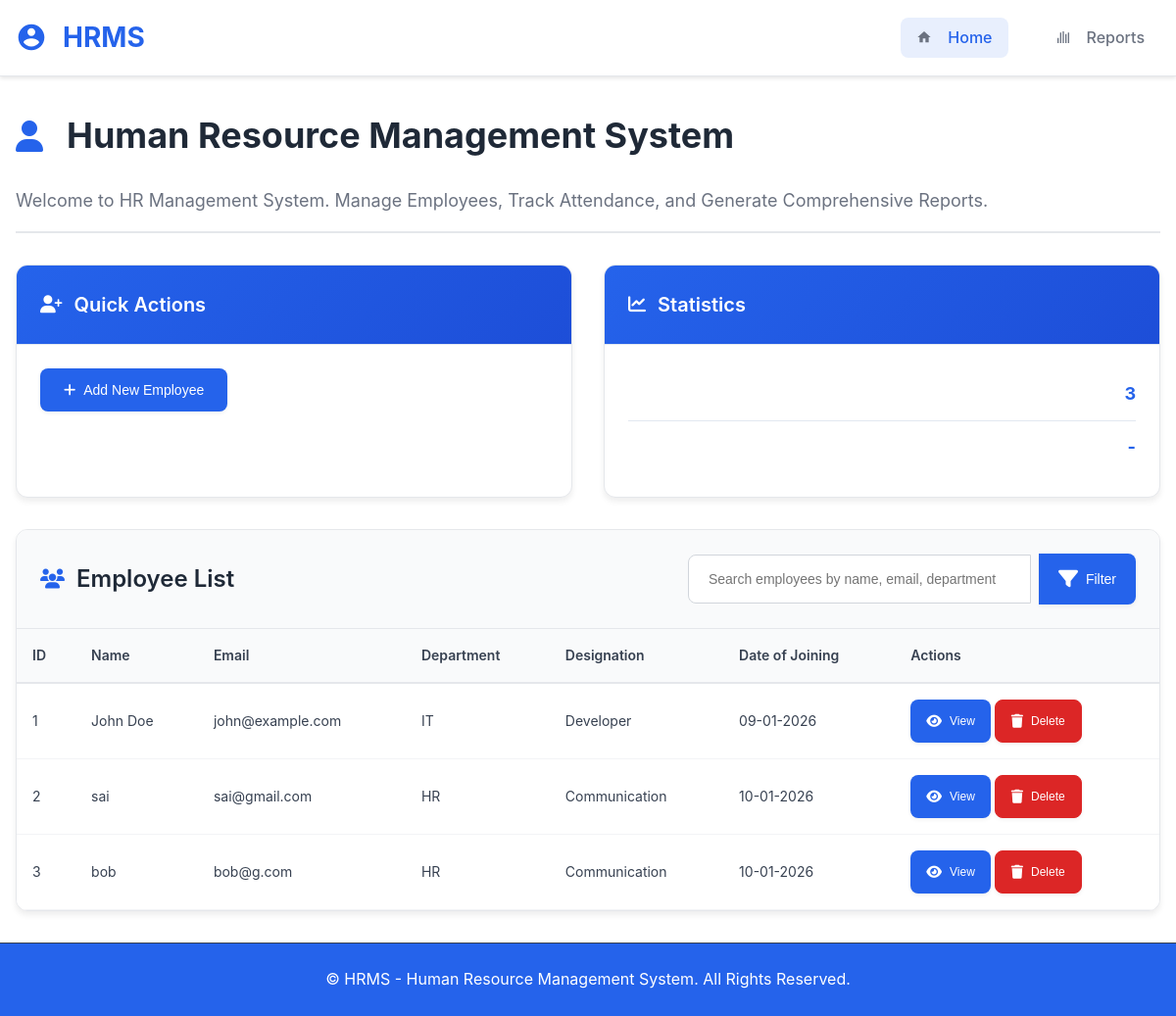
The page / on the database its author committed.
### app.py (models this page shows, shortened)
class Employee(db.Model):
    __tablename__ = 'employees'
    id = db.Column(db.Integer, primary_key=True)
    name = db.Column(db.String(100), nullable=False, index=True)
    email = db.Column(db.String(120), unique=True, nullable=False, index=True)
    address = db.Column(db.Text)
    phone = db.Column(db.String(20), index=True)
    designation = db.Column(db.String(100), index=True)
    department = db.Column(db.String(100), index=True)
    date_of_joining = db.Column(db.Date, default=date.today, index=True)
    created_at = db.Column(db.DateTime, default=datetime.utcnow, index=True)
    updated_at = db.Column(db.DateTime, default=datetime.utcnow, onupdate=datetime.utcnow)
    attendance = db.relationship('Attendance', backref='employee', lazy=True, cascade='all, delete-orphan')
    __table_args__ = (
        db.Index('idx_employee_name_dept', 'name', 'department'),
        db.Index('idx_employee_email_dept', 'email', 'department'),
    )

### app.py (the view)
@app.route('/')
def home():
    try:
        employees = Employee.query.options(
            db.load_only(Employee.id, Employee.name, Employee.email,
                      Employee.department, Employee.designation, Employee.date_of_joining)
        ).order_by(Employee.created_at.asc()).limit(100).all()
        return render_template('index.html', employees=employees)
    except Exception as e:
        app.logger.error(f'Error loading home page: {str(e)}')
        return render_template('error.html', error='Failed to load data'), 500

### app.py (called while the page is built)
@app.before_request
def before_request():
    g.request_id = str(uuid.uuid4())
    g.start_time = datetime.utcnow()

### templates/index.html (shortened to what this page needs)
{% extends "base.html" %}
{% block content %}
<div class="page-header">
    <h1>
        <i class="fa-solid fa-user" style="color: #2563eb; font-size: 2rem; margin-right: 0.75rem;"></i>
        Human Resource Management System
    </h1>
    <p>Welcome to HR Management System. Manage Employees, Track Attendance, and Generate Comprehensive Reports.</p>
</div>
<div class="dashboard-grid">
    <div class="dashboard-card">
        <div class="card-header">
            <h3><i class="fas fa-user-plus"></i> Quick Actions</h3>
        </div>
        <div class="card-body">
            <button class="btn btn-primary" onclick="showAddEmployeeModal()" aria-label="Add new employee">
                <i class="fas fa-plus" aria-hidden="true"></i> Add New Employee
            </button>
        </div>
    </div>
    <div class="dashboard-card">
        <div class="card-header">
            <h3><i class="fas fa-chart-line"></i> Statistics</h3>
        </div>
        <div class="card-body">
            <div class="stat-item">
                <span class="stat-label">Total Employees:</span>
                <span class="stat-value">{{ employees|length }}</span>
            </div>
            <div class="stat-item">
                <span class="stat-label">Active Today:</span>
                <span class="stat-value" id="active-today">-</span>
            </div>
        </div>
    </div>
</div>
<div class="employee-section">
    <div class="section-header">
        <h2><i class="fas fa-users"></i> Employee List</h2>
        <div class="search-box">
            <input type="text" id="employee-search" placeholder="Search employees by name, email, department" class="search-input">
            <button class="btn btn-search" onclick="searchEmployees()" title="Search employees">
                <i class="fas fa-filter"></i> Filter
            </button>
        </div>
    </div>
    <div class="table-container">
        <table class="employee-table" id="employee-table">
            <thead>
                <tr>
                    <th>ID</th>
                    <th>Name</th>
                    <th>Email</th>
                    <th>Department</th>
                    <th>Designation</th>
                    <th>Date of Joining</th>
                    <th>Actions</th>
                </tr>
            </thead>
            <tbody>
                {% for employee in employees %}
                <tr class="employee-row" data-employee-id="{{ employee.id }}">
                    <td data-label="ID">{{ employee.id }}</td>
                    <td data-label="Name">{{ employee.name }}</td>
                    <td data-label="Email">{{ employee.email }}</td>
                    <td data-label="Department">{{ employee.department or '-' }}</td>
                    <td data-label="Designation">{{ employee.designation or '-' }}</td>
                    <td data-label="Date of Joining">{{ employee.date_of_joining.strftime('%d-%m-%Y') if employee.date_of_joining else '-' }}</td>
                    <td data-label="Actions">
                        <button class="btn btn-sm btn-info" onclick="viewEmployeeDetails('{{ employee.id }}')">
                            <i class="fas fa-eye"></i> View
                        </button>
                        <button class="btn btn-sm btn-danger" onclick="deleteEmployee('{{ employee.id }}', '{{ employee.name }}')">
                            <i class="fas fa-trash"></i> Delete
                        </button>
                    </td>
                </tr>
                {% else %}
                <tr>
                    <td colspan="7" class="no-data">No employees found. Add your first employee to get started!</td>
                </tr>
                {% endfor %}
            </tbody>
        </table>
    </div>
</div>
{% endblock %}

### templates/base.html (shortened to what this page needs)
<!DOCTYPE html>
<html lang="en" dir="ltr">
<head>
    <link rel="stylesheet" href="https://cdnjs.cloudflare.com/ajax/libs/font-awesome/6.5.1/css/all.min.css" />
    <link rel="stylesheet" href="https://use.fontawesome.com/releases/v6.5.1/css/all.css" />
    <link rel="stylesheet" href="{{ url_for('static', filename='css/style.css', v='155.0') }}">
</head>
<body>
    <header class="header">
        <nav class="navbar">
            <div class="nav-container">
                <div class="nav-brand">
                    <h1>
                        HRMS
                    </h1>
                </div>
                <ul class="nav-menu" role="menubar">
                    <li class="nav-item" role="none">
                        <a href="{{ url_for('home') }}" class="nav-link {% if request.endpoint == 'home' %}active{% endif %}" role="menuitem" aria-current="{% if request.endpoint == 'home' %}page{% endif %}">
                            <svg width="16" height="16" viewBox="0 0 24 24" fill="none" xmlns="http://www.w3.org/2000/svg" style="vertical-align: middle; margin-right: 0.5rem;">
                                <path d="M10 20v-6h4v6h5v-8h3L12 3 2 12h3v8z" fill="#6b7280"/>
                            </svg>
                            Home
                        </a>
                    </li>
                    <li class="nav-item" role="none">
                        <a href="{{ url_for('reports') }}" class="nav-link {% if request.endpoint == 'reports' %}active{% endif %}" role="menuitem" aria-current="{% if request.endpoint == 'reports' %}page{% endif %}">
                            <svg width="16" height="16" viewBox="0 0 24 24" fill="none" xmlns="http://www.w3.org/2000/svg" style="vertical-align: middle; margin-right: 0.5rem;">
                                <path d="M3 13h2v8H3zm4-8h2v16H7zm4-2h2v18h-2zm4 4h2v14h-2zm4-2h2v16h-2z" fill="#6b7280"/>
                            </svg>
                            Reports
                        </a>
                    </li>
                </ul>
            </div>
        </nav>
    </header>
    <main class="main-content">
        <div class="container">
            {% block content %}{% endblock %}
        </div>
    </main>
    <footer class="footer">
        <div class="container">
            <p>&copy; HRMS - Human Resource Management System. All Rights Reserved.</p>
        </div>
    </footer>
</body>
</html>

### templates/base.html (style rules this page uses)
.fa, .fas, .far, .fab { display: inline-block; font-style: normal; font-variant: normal; text-rendering: auto; line-height: 1; font-family: "Font Awesome 6 Free"; font-weight: 900; }
.fa-user:before { content: "\f007"; }
.fa-filter:before { content: "\f0b0"; }
.fa-user-plus:before { content: "\f234"; }
.fa-eye:before { content: "\f06e"; }
.fa-plus:before { content: "\f067"; }
.fa-chart-line:before { content: "\f201"; }

### rows shown on the page
Employee: id "1", name "John Doe", email "john@example.com", department "IT", designation "Developer", date_of_joining "09-01-2026"
Employee: id "2", name "sai", email "sai@gmail.com", department "HR", designation "Communication", date_of_joining "10-01-2026"
Employee: id "3", name "bob", email "bob@g.com", department "HR", designation "Communication", date_of_joining "10-01-2026"

### other values the page prints
{{ employees|length }} "3"
